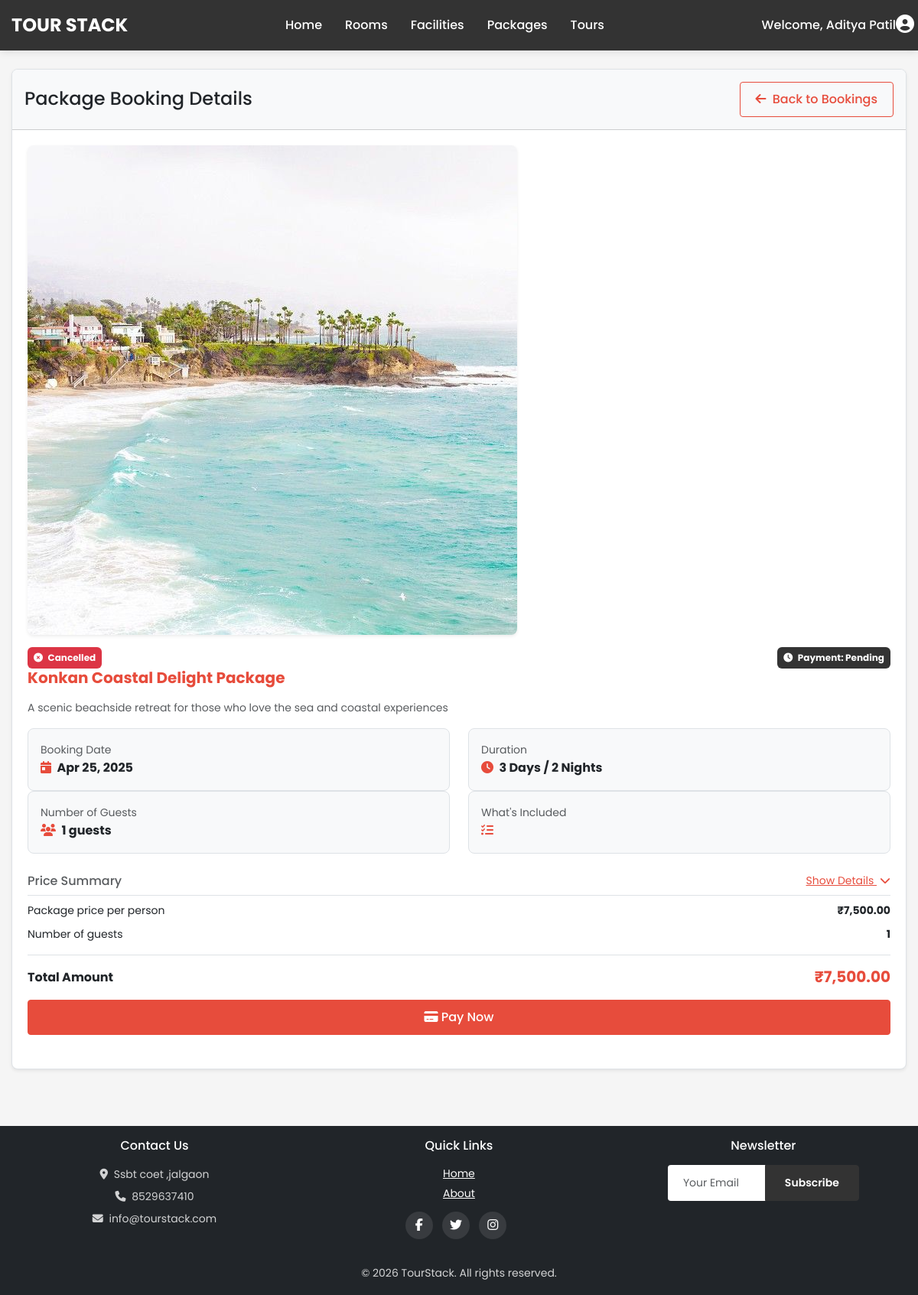
/project/view_booking.php?type=package&id=9 (signed in), run on the app's committed database.
### tables this page shows
CREATE TABLE `package_bookings` (
  `id` int(11) UNSIGNED NOT NULL,
  `user_id` int(11) UNSIGNED NOT NULL,
  `package_id` int(11) UNSIGNED NOT NULL,
  `booking_date` date DEFAULT NULL,
  `number_of_guests` int(3) NOT NULL DEFAULT 1,
  `total_amount` decimal(10,2) NOT NULL,
  `booking_status` enum('pending','confirmed','completed','cancelled') NOT NULL DEFAULT 'pending',
  `payment_status` enum('pending','paid','refunded') NOT NULL DEFAULT 'pending',
  `special_requests` text DEFAULT NULL,
  `created_at` timestamp NOT NULL DEFAULT current_timestamp()
);

CREATE TABLE `packages` (
  `id` int(11) NOT NULL,
  `name` varchar(255) NOT NULL,
  `description` text DEFAULT NULL,
  `price` decimal(10,2) NOT NULL,
  `duration` varchar(50) NOT NULL,
  `included_items` text DEFAULT NULL,
  `image_path` varchar(255) DEFAULT NULL,
  `status` enum('active','inactive') DEFAULT 'active',
  `created_at` timestamp NOT NULL DEFAULT current_timestamp(),
  `updated_at` timestamp NOT NULL DEFAULT current_timestamp() ON UPDATE current_timestamp()
);

### project/view_booking.php (the view, shortened to what this page needs)
<?php
require_once 'db_connection.php';
$user_id = $_SESSION['user_id'];
$booking_type = isset($_GET['type']) ? $_GET['type'] : '';
$booking_id = isset($_GET['id']) ? intval($_GET['id']) : 0;
switch ($booking_type) {
    case 'package':
        $query = "SELECT pb.*,
                 p.name as package_name, p.price as package_price, p.image_path as image_path,
                 p.description, p.duration, p.included_items
                 FROM package_bookings pb
                 LEFT JOIN packages p ON pb.package_id = p.id
                 WHERE pb.id = ? AND pb.user_id = ?";
        $title = "Package Booking Details";
        break;
}
$stmt = $conn->prepare($query);
$stmt->bind_param("ii", $booking_id, $user_id);
$stmt->execute();
$result = $stmt->get_result();
$booking = $result->fetch_assoc();
include 'includes/header.php';
?>
<main class="main-content py-4">
    <div class="container">
        <div class="row justify-content-center">
            <div class="col-lg-8">
                <div class="card shadow-sm mb-4">
                    <div class="card-header d-flex justify-content-between align-items-center bg-light py-3">
                        <h1 class="h4 mb-0"><?php echo $title; ?></h1>
                        <a href="my_bookings.php" class="btn btn-outline-primary btn-sm">
                            <i class="fas fa-arrow-left me-1"></i> Back to Bookings
                        </a>
                    </div>
                    <div class="card-body">
                        <div class="row">
                            <div class="col-md-5 mb-4 mb-md-0">
                                <?php
                                $placeholder_image = "https://placehold.co/600x400/e74c3c/ffffff?text=Image";
                                $image_url = !empty($booking['image_path']) ? $booking['image_path'] : $placeholder_image;
                                if (!empty($booking['image_path']) && strpos($image_url, 'http') !== 0) {
                                    $image_url = $booking['image_path'];
                                }
                                ?>
                                <img src="<?php echo htmlspecialchars($image_url); ?>"
                                     alt="<?php echo htmlspecialchars($booking[$booking_type . '_name']); ?>"
                                     class="img-fluid rounded shadow-sm">
                                <div class="mt-3">
                                    <div class="d-flex justify-content-between">
                                        <span class="badge bg-<?php echo $booking['booking_status'] == 'pending' ? 'warning' : ($booking['booking_status'] == 'confirmed' ? 'success' : 'danger'); ?> p-2">
                                            <i class="fas fa-<?php echo $booking['booking_status'] == 'pending' ? 'clock' : ($booking['booking_status'] == 'confirmed' ? 'check-circle' : 'times-circle'); ?> me-1"></i>
                                            <?php echo ucfirst($booking['booking_status']); ?>
                                        </span>
                                        <span class="badge bg-<?php echo $booking['payment_status'] == 'pending' ? 'secondary' : ($booking['payment_status'] == 'paid' ? 'success' : 'info'); ?> p-2">
                                            <i class="fas fa-<?php echo $booking['payment_status'] == 'pending' ? 'clock' : ($booking['payment_status'] == 'paid' ? 'check-circle' : 'undo'); ?> me-1"></i>
                                            Payment: <?php echo ucfirst($booking['payment_status']); ?>
                                        </span>
                                    </div>
                                </div>
                            </div>
                            <div class="col-md-7">
                                <h2 class="h5 fw-bold text-primary mb-3">
                                    <?php echo htmlspecialchars($booking[$booking_type . '_name']); ?>
                                </h2>
                                <p class="small text-muted mb-3">
                                    <?php echo htmlspecialchars($booking['description']); ?>
                                </p>
                                <div class="row g-3 mb-4">
                                    <?php if ($booking_type == 'tour'): ?>
                                        <div class="col-6">
                                            <div class="border rounded p-3 bg-light h-100">
                                                <p class="text-muted mb-0 small">Tour Date</p>
                                                <p class="mb-0 fw-bold">
                                                    <i class="fas fa-calendar-day text-primary me-1"></i>
                                                    <?php echo date('M d, Y', strtotime($booking['booking_date'])); ?>
                                                </p>
                                            </div>
                                        </div>
                                        <div class="col-6">
                                            <div class="border rounded p-3 bg-light h-100">
                                                <p class="text-muted mb-0 small">People</p>
                                                <p class="mb-0 fw-bold">
                                                    <i class="fas fa-users text-primary me-1"></i>
                                                    <?php echo $booking['people']; ?> people
                                                </p>
                                            </div>
                                        </div>
                                        <div class="col-6">
                                            <div class="border rounded p-3 bg-light h-100">
                                                <p class="text-muted mb-0 small">Duration</p>
                                                <p class="mb-0 fw-bold">
                                                    <i class="fas fa-clock text-primary me-1"></i>
                                                    <?php echo $booking['duration']; ?> hours
                                                </p>
                                            </div>
                                        </div>
                                        <div class="col-6">
                                            <div class="border rounded p-3 bg-light h-100">
                                                <p class="text-muted mb-0 small">Max People</p>
                                                <p class="mb-0 fw-bold">
                                                    <i class="fas fa-user-friends text-primary me-1"></i>
                                                    <?php echo $booking['max_people']; ?> people
                                                </p>
                                            </div>
                                        </div>
                                    <?php elseif ($booking_type == 'package'): ?>
                                        <div class="col-6">
                                            <div class="border rounded p-3 bg-light h-100">
                                                <p class="text-muted mb-0 small">Booking Date</p>
                                                <p class="mb-0 fw-bold">
                                                    <i class="fas fa-calendar-day text-primary me-1"></i>
                                                    <?php echo date('M d, Y', strtotime($booking['booking_date'])); ?>
                                                </p>
                                            </div>
                                        </div>
                                        <div class="col-6">
                                            <div class="border rounded p-3 bg-light h-100">
                                                <p class="text-muted mb-0 small">Duration</p>
                                                <p class="mb-0 fw-bold">
                                                    <i class="fas fa-clock text-primary me-1"></i>
                                                    <?php echo $booking['duration']; ?>
                                                </p>
                                            </div>
                                        </div>
                                        <div class="col-6">
                                            <div class="border rounded p-3 bg-light h-100">
                                                <p class="text-muted mb-0 small">Number of Guests</p>
                                                <p class="mb-0 fw-bold">
                                                    <i class="fas fa-users text-primary me-1"></i>
                                                    <?php echo $booking['number_of_guests']; ?> guests
                                                </p>
                                            </div>
                                        </div>
                                        <div class="col-6">
                                            <div class="border rounded p-3 bg-light h-100">
                                                <p class="text-muted mb-0 small">What's Included</p>
                                                <p class="mb-0 fw-bold">
                                                    <i class="fas fa-list-check text-primary me-1"></i>
                                                </p>
                                            </div>
                                        </div>
                                    <?php endif; ?>
                                </div>
                                <div class="d-flex justify-content-between align-items-center pb-2 mb-2 border-bottom">
                                    <h3 class="h6 text-muted mb-0">Price Summary</h3>
                                    <a class="small text-primary" data-bs-toggle="collapse" href="#priceSummary" role="button" aria-expanded="false" aria-controls="priceSummary">
                                        Show Details <i class="fas fa-chevron-down ms-1"></i>
                                    </a>
                                </div>
                                <div class="collapse show" id="priceSummary">
                                    <?php if ($booking_type == 'tour'): ?>
                                        <div class="d-flex justify-content-between mb-2">
                                            <span class="small">Tour price per person</span>
                                            <span class="small fw-bold">₹<?php echo number_format($booking['tour_price'], 2); ?></span>
                                        </div>
                                        <div class="d-flex justify-content-between mb-2">
                                            <span class="small">Number of people</span>
                                            <span class="small fw-bold"><?php echo $booking['people']; ?></span>
                                        </div>
                                    <?php elseif ($booking_type == 'package'): ?>
                                        <div class="d-flex justify-content-between mb-2">
                                            <span class="small">Package price per person</span>
                                            <span class="small fw-bold">₹<?php echo number_format($booking['package_price'], 2); ?></span>
                                        </div>
                                        <div class="d-flex justify-content-between mb-2">
                                            <span class="small">Number of guests</span>
                                            <span class="small fw-bold"><?php echo $booking['number_of_guests']; ?></span>
                                        </div>
                                    <?php endif; ?>
                                    <div class="d-flex justify-content-between mt-3 pt-3 border-top">
                                        <span class="fw-bold">Total Amount</span>
                                        <span class="h5 mb-0 text-primary fw-bold">₹<?php echo number_format($booking['total_amount'], 2); ?></span>
                                    </div>
                                    <?php if ($booking['payment_status'] === 'pending'): ?>
                                    <div class="d-grid mt-3">
                                        <button id="pay-button" class="btn btn-primary btn-lg" onclick="processPayment()">
                                            <i class="fas fa-credit-card mr-2"></i> Pay Now
                                        </button>
                                    </div>
                                    <?php endif; ?>
                                </div>
                            </div>
                        </div>
                    </div>
                </div>
            </div>
        </div>
    </div>
</main>
<?php include 'includes/footer.php'; ?>

### data on the page
package_bookings: package.image_path (picture), booking_status "Cancelled", payment_status "Pending", package.name "Konkan Coastal Delight Package", package.description "A scenic beachside retreat for those who love the sea and coastal experiences", booking_date "Apr 25, 2025", package.duration "3 Days / 2 Nights", number_of_guests "1", package.price "7,500.00", total_amount "7,500.00"

### other printed values
$_SESSION['user_name'] "Aditya Patil"
$title "Package Booking Details"
